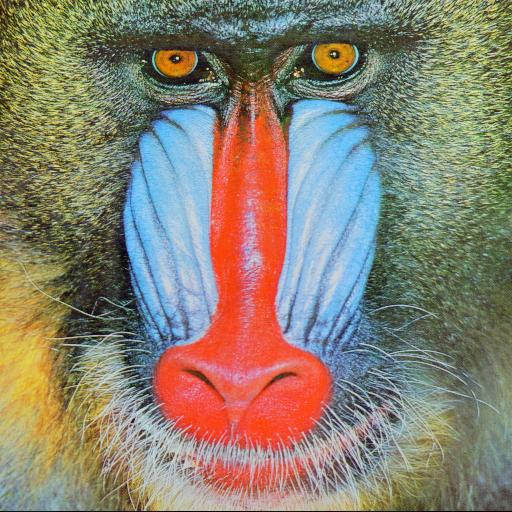
#> input picture src/lab01/mandril.jpg, 512 x 512 px
$ jupyter execute 01_intro.ipynb
#> lines starting #> are read from the running program, lines starting #| are printed output that depends on the picture
W ramach kursu będziemy wykorzystywać głównie bibliotekę OpenCV (Open Computer Vision Library).
W trakcie niniejszego ćwiczenia zapoznamy się z podstawowymi funkcjonalnościami: wczytaniami, zapisywaniem, konwersją do inne przestrzeni barw.
Zaznajomimy się również z Jupyter Notebook.

Wczytywanie obrazów z wykorzystaniem OpenCV.
1. Zaimportuj bibliotekę OpenCV:
        `import cv2`
1. Zaimportuj bibliotekę pyplot z matplotlib jako plt:
        `from matplotlib import pyplot as plt`
1. Wygodną opcją jest możliwość pobierania danych (obrazów, ale też np. baz danych) z sieci.
   Eliminuje to konieczność pobierania danych np. z Moodle oraz czyni uzupełniony Notebook "samowystarczalnym" - wystarczy go uruchomić.
   * zaimportuj bibliotekę os `import os`
   * zaimportuj bibliotekę request `import requests`
   * stwórz zmienne na adres pobieranego pliku (*url*) i samą jego nazwę (*filename*)
   * sprawdź, czy taki plik istnieje (unikniemy wielokrotnego pobierania tych samych danych)
        `if not os.path.exists(filename) :`
   * pobierz plik: `r = requests.get(url + filename, allow_redirects=True)`
   * zapisz na dysku: `open(filename, 'wb').write(r.content)`

1. Wykorzystując polecenie *imread* wczytaj obraz *mandril.jpg*
1. Wyświetl obraz wykorzystując bibliotekę *pyplot*
        plt.imshow(I)
        plt.xticks([]), plt.yticks([])
        plt.show()
1. Jeśli ktoś nie wie jak powinien wyglądać mandryl, to proszę podglądnąć obraz na GitHub lub w sprawdzić w Interencie.
   Przyczyną problemu jest sposób w jaki funkcja `imread` z OpenCV odczytuje obraz (BGR, zamiast RGB).
   Obrazom kolorowym będzie poświęcone odrębne ćwiczenie, także nie będziemy w tym miejscu rozwijać tego wątku.
1. W celu poprawnego wyświetlenia należy dokonać konwersji koloru z BGR na RGB.
        I = cv2.cvtColor(I, cv2.COLOR_BGR2RGB)
1. Dla porządku warto dodać, że w OpenCV do wyświetlania domyślnie wykorzystuje się funkcję `imshow`.
   Jednakże w przypadku Jupyter Notebook to rozwiązanie ma pewne wady i dlatego nie będziemy jej używać.
   Natomiast jeśli ktoś pracuje w "czystym" Python, to jest to na pewno równoważna funkcjonalność.

[cell 1]
import cv2
import os
from matplotlib import pyplot as plt
import requests

url = "https://raw.githubusercontent.com/vision-agh/poc_sw/master/01_Intro/"
filename = "mandril.jpg"
if not os.path.exists(filename):
    r = requests.get(url + filename, allow_redirects=True)
    open(filename, "wb").write(r.content)

image = cv2.imread(filename)
#> image is the input picture: shape (512, 512, 3); mean B, G, R 113.2, 128.8, 137.4
plt.imshow(image)

[cell 2]
image = cv2.cvtColor(image, cv2.COLOR_BGR2RGB)
plt.imshow(image)

W praktycznych rozważaniach często analizuje się obrazy w odcieniach szarości (ang. *grayscale*).
Do konwersji służy znana już funkcja `cvtColor` tylko tym razem z parametrem `cv2.COLOR_RGB2GRAY`.
Proszę spróbować wyświetlić obraz.
Może okazać się, że nadal jest kolorowy, choć inaczej.
Dlaczego tak się dzieje zostanie obszerniej wyjaśnione pod koniec ćwiczenia.
Na razie należy dodać polecenie `plt.gray()` przed `plt.show`.

[cell 3]
grayscale = cv2.cvtColor(image, cv2.COLOR_RGB2GRAY)
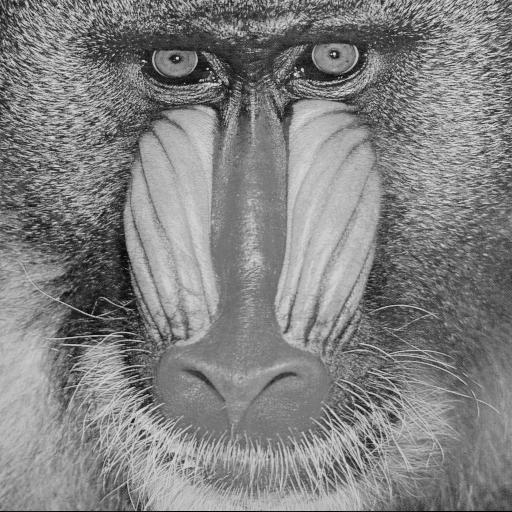
#> grayscale: shape (512, 512); min 1, max 238, mean 129.6
plt.gray()
plt.imshow(grayscale)

Czasami konieczne jest zapisanie przetworzonego obrazu.
Służy do tego funkcja `cv2.imwrite`.
Proszę zapisać szarą wersję mandryla w formacie *png*.
Warto sprawdzić, czy obraz zapisał się poprawnie tj. otworzyć go w aplikacji do przeglądania obrazów.

[cell 4]
cv2.imwrite(
    filename="grayscale-mandril.jpg",
    img=grayscale,
)
#> Out = True

Obraz w skali szarości możemy traktować jako dwuwymiarową funkcję $L(x,y)$, gdzie $x$, $y$ to współrzędne piksela, a $L(x,y)$ poziom jasności (najczęściej [0;255] - zapis na 8-bitach, typ *unsigned int*).
Wyświetl obraz mandryl jako funkcję dwuwymiarową (uwaga - to chwilę się liczy):

[cell 5]
import numpy as np

# create grid
xx, yy = np.mgrid[0 : grayscale.shape[0], 0 : grayscale.shape[1]]

# create the figure
fig = plt.figure()
ax = fig.add_subplot(projection="3d")
ax.plot_surface(
    xx, yy, grayscale, rstride=1, cstride=1, cmap=plt.get_cmap("gray"), linewidth=0
)
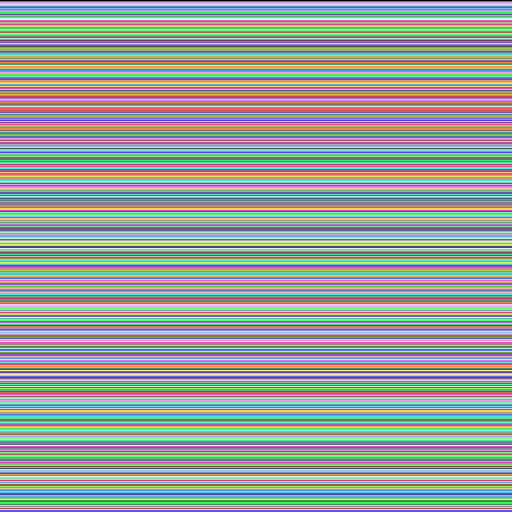
#> xx: shape (512, 512) int64; 512 distinct labels, from 0 to 511; one colour per label, 0 black

# show it
plt.show()
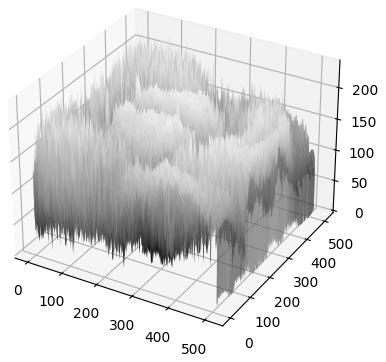
#> figure drawn by matplotlib, 1 panel

Komentarz:
- używamy biblioteki do obliczeń *numpy*,
- tworzymy siatkę punktów o rozmiarach takich jak obraz (*shape*),
- rysujemy wykres 3D

Podczas przetwarzania i analizy obrazów przydatne bywają "przekroje" przez obraz, czyli wartości funkcji $L(x,y)$ w przypadku gdy $x$ lub $y$ jest ustalone.
Wykonaj jeden wybrany przekrój w $x$ i $y$:
- po pierwsze należy pobrać dany wiersz lub kolumnę - np. `S = grayscale[10,:]` (tu jedenasty wiersz),
- po drugie stworzyć wykres złożony z dwóch subwykresów: `f, (ax1,ax2) = plt.subplots(1,2)`
- dla każdego z nich ustawić tytuł (np. `ax1.set_title('XXX')`) oraz treść `ax1.plot(S)`,
- na koniec całość wyświetlić `plt.show()`.

[cell 6]
ROW_NUMBER = 10
COLUMN_NUMBER = grayscale.shape[1] // 2
#> COLUMN_NUMBER = 256

some_row = grayscale[ROW_NUMBER, :]
#> some_row = 512 values, max 233 at index 458, min 22 at index 37, mean 118.2
some_column = grayscale[:, COLUMN_NUMBER]
#> some_column = 512 values, max 200 at index 259, min 20 at index 511, mean 127.7

f, (ax1, ax2) = plt.subplots(nrows=1, ncols=2)

ax1.set_title(f"Row {ROW_NUMBER}")
ax1.plot(some_row)

ax2.set_title(f"Column {COLUMN_NUMBER}")
ax2.plot(some_column)

grayscale.shape
#> Out = (512, 512)
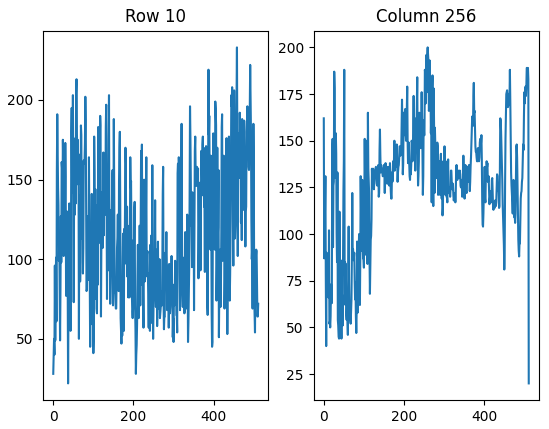
#> figure drawn by matplotlib, 2 panels; panel 1: curve peaks at x = 458, y = 233; panel 2: curve peaks at x = 259, y = 200

Obrazy indeksowane składają się z dwóch macierzy - obrazu oraz tzw. mapy kolorów.
W macierzy obrazu zapisane są wartości poszczególnych pikseli.
Macierz mapy kolorów ma rozmiar $m \times 3$ ($m$ wierszy, w~każdym 3 wartości - składowe R,G,B).
Podczas wyświetlania, na podstawie wartości piksela, odczytywany jest kolor z macierzy mapy kolorów.
W ten sposób możliwe staje się "pokolorowanie" obrazu w skali szarości (stąd wcześniej szary mandryl był kolorowy).
Wykorzystanie pseudokoloru nie wpływa na ilość informacji zawartej na obrazku, pomaga jedynie przedstawić go w bardziej czytelnej (dla człowieka) formie.
Przykładowo można uzyskać poprawę kontrastu, co jest ważne przy analizie np. obrazów medycznych.
Bardziej obszerny opis i spis dostępnym map można znaleźć w [dokumentacji.](https://matplotlib.org/3.1.0/tutorials/colors/colormaps.html)

Wykorzystując dokumentację oraz polecenie `plt.imshow(grayscale, cmap=plt.get_cmap('XXX'))` proszę wyświetlić obraz madryl w 4 różnych mapach kolorów.

[cell 7]
def show_with_colormap(image, colormap_name: str) -> None:
    print(f'Colormap "{colormap_name}":')
    plt.imshow(X=grayscale, cmap=plt.get_cmap(colormap_name))
    plt.show()


for colormap_name in [
    "viridis",
    "inferno",
    "seismic",
    "hsv",
]:
    show_with_colormap(grayscale, colormap_name)
